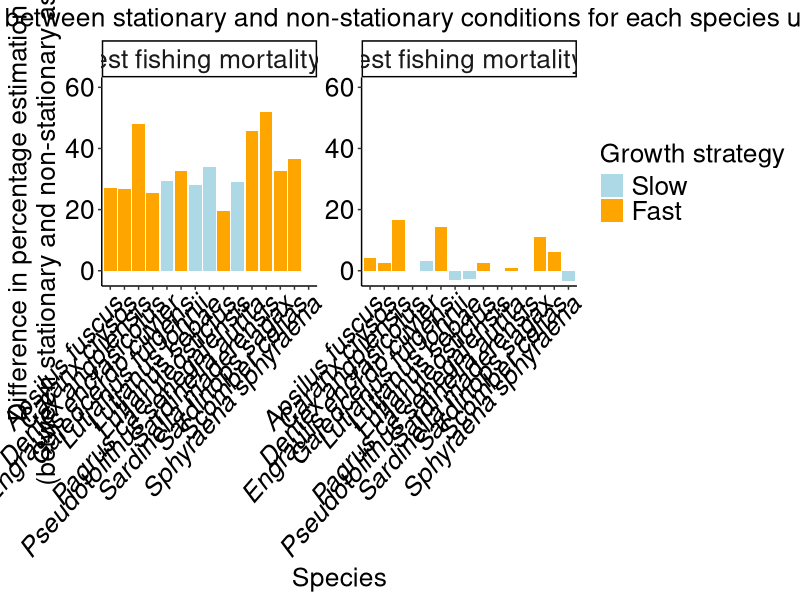

R code for this plot: (Note: this script raises an error after producing the figure.)
# Comparision of size indicators between static and dynamic conditions
# Created by : Richard Takyi (PhD Student, UTAS)

rm(list = ls())

# Load libraries
library(ggplot2)
library(tidyverse)
library(reshape2)
library(patchwork)
library(scales)

# Define reusable palette
# palette_name <- "RdBu"


# Set theme for output plots
theme_set(theme_classic())
theme_update(axis.text.x = element_text(colour = "black", size = 19, angle = 49, hjust = 1, vjust = 1, face = "italic"),
              axis.text.y = element_text(colour = "black", size = 19),
              axis.title.y.right = element_text(colour = "black", size = 19),
              axis.text.y.right = element_text(colour = "black", size = 19), 
              axis.title = element_text(size = 19),
              strip.text = element_text(size = 19),
                legend.text = element_text(size = 19),
                legend.title = element_text(size = 19),
              plot.title = element_text(size = 19, hjust = 0.5))

# Read in the data
# comparison <- read.csv("Parameters/comparison.csv")
comparison <- read.csv("Parameters/comparison_M_nonstationary.csv") 


# Ensure growth_strategy and species are treated as factors
comparison$growth_strategy <- as.factor(comparison$growth_strategy)
comparison$species <- as.factor(comparison$species)

# print(head(comparison))

n <- nrow(comparison)

#  Loop over comparison data
for (irow in 1:n) {
    # Extract the row
    row <- comparison[irow, ]
    
    # Extract the values
    growth_strategy <- row$growth_strategy
    species <- row$species
    
    # Print the values
    # print(paste("Growth Strategy:", growth_strategy))
    # print(paste("Species:", species))
    
    # Create a data frame for comparison
    comparison_df <- data.frame(species = species, 
                                 growth_strategy = growth_strategy,
                                 stationary_highest = row$stationary_highest,
                                 stationary_lowest = row$stationary_lowest,
                                 stationary_percentage_decline = row$stationary_percentage_decline,
                                 nonstationary_highest = row$nonstationary_highest,
                                 nonstationary_lowest = row$nonstationary_lowest,
                                 nonstationary_percentage_decline = row$nonstationary_percentage_decline,
                                 low_posit5 = row$low_posit5,
                                 low_negt5 = row$low_negt5,
                                 medium_posit5 = row$medium_posit5,
                                 medium_negt5 = row$medium_negt5,
                                 high_posit5 = row$high_posit5,
                                 high_negt5 = row$high_negt5,
                                 factor_chnge_stat_over_nonstat_hst_1 = row$factor_chnge_stat_over_nonstat_hst_1,
                                 factor_chnge_stat_over_nonstat_lst_1 = row$factor_chnge_stat_over_nonstat_lst_1,
                                 pfactor_chnge_nonstat_minus_stat_allover_stat_hst = row$pfactor_chnge_nonstat_minus_stat_allover_stat_hst,
                                 pfactor_chnge_nonstat_minus_stat_allover_stat_lst = row$pfactor_chnge_nonstat_minus_stat_allover_stat_lst,
                                 sp_opt_temp = row$sp_opt_temp)

    # Baseline values
    stationary_highest <- comparison$stationary_highest[irow]
    stationary_lowest <- comparison$stationary_lowest[irow]
    stationary_percentage_decline <- comparison$stationary_percentage_decline[irow]
    nonstationary_highest <- comparison$nonstationary_highest[irow]
    nonstationary_lowest <- comparison$nonstationary_lowest[irow]
    nonstationary_percentage_decline <- comparison$nonstationary_percentage_decline[irow]
    factor_chnge_stat_over_nonstat_hst_1 <- comparison$factor_chnge_stat_over_nonstat_hst_1[irow]
    factor_chnge_stat_over_nonstat_lst_1 <- comparison$factor_chnge_stat_over_nonstat_lst_1[irow]
    pfactor_chnge_nonstat_minus_stat_allover_stat_hst <- comparison$pfactor_chnge_nonstat_minus_stat_allover_stat_hst[irow]
    pfactor_chnge_nonstat_minus_stat_allover_stat_lst <- comparison$pfactor_chnge_nonstat_minus_stat_allover_stat_lst[irow]
    sp_opt_temp <- comparison$sp_opt_temp[irow]
    
}


# Plot a bar chart for factor changes in stationary vs non-stationary conditions with ggplot2
comparison_long <- comparison %>%
    mutate(
        growth_strategy = factor(growth_strategy, levels = c("Slow", "Fast"))
    ) %>%
    pivot_longer(
        cols = c(pfactor_chnge_nonstat_minus_stat_allover_stat_hst, pfactor_chnge_nonstat_minus_stat_allover_stat_lst),
        names_to = "metric",
        values_to = "value"
    ) %>%
    mutate(
        metric = recode(
            metric,
            # factor_chnge_stat_over_nonstat_hst_1 = "Lowest fishing mortality rate",
            # factor_chnge_stat_over_nonstat_lst_1 = "Highest fishing mortality rate"
            pfactor_chnge_nonstat_minus_stat_allover_stat_hst = "Lowest fishing mortality rate",
            pfactor_chnge_nonstat_minus_stat_allover_stat_lst = "Highest fishing mortality rate"
        ),
        metric = factor(metric, levels = c("Lowest fishing mortality rate", "Highest fishing mortality rate"))
    )

g10 <- ggplot() +
    # Bar plot
    geom_bar(
        data = comparison_long,
        aes(x = species, y = value, fill = growth_strategy),
        stat = "identity",
        position = "dodge"
    ) +
    facet_wrap(~ metric, scales = "free_y") +
    scale_fill_manual(
        name = "Growth strategy",
        values = c("Slow" = "lightblue", "Fast" = "orange")
    ) +
    scale_y_continuous(
        name = "Difference in percentage estimation bias \n (between stationary and non-stationary assessment)",
    ) +
    labs(
        title = "Estimation factor difference between stationary and non-stationary conditions for each species under changing M",
        x = "Species"
    ) +
    facet_wrap(
        ~ metric, 
        scales = "free_y",
        labeller = as_labeller(function(x) x)
    ) +
    # Set y-axis limit for "Lowest fishing mortality rate" facet
    ggplot2::geom_blank(data = comparison_long %>% filter(metric == "Lowest fishing mortality rate") %>% mutate(value = 10), 
                        aes(x = species, y = value))

# Set y-axis limit for the "Lowest fishing mortality rate" facet to 10
g10 <- g10 + 
    ggplot2::facet_wrap(
        ~ metric, 
        scales = "free_y",
        labeller = as_labeller(function(x) x)
    ) +
    scale_y_continuous(
                name = "Difference in percentage estimation bias \n (between stationary and non-stationary assessment)",
                limits = c(-5, 60),
                expand = expansion(mult = c(0, 0.05))
    ) +
    ggplot2::geom_blank(
        data = comparison_long %>% filter(metric == "Lowest fishing mortality rate") %>% mutate(value = 10),
        aes(x = species, y = value)
    )

g10


# # Save g10 plot to a file
ggsave(g10, filename = paste0("Shared/Outputs/comparison_factor_change_under_changing_M_", comparison, ".png"), width = 18, height = 12, units = "in", dpi = 300)



# # Plot a bar chart for the comparison with ggplot2
# # Reshape the data to long format for plotting multiple variables on y-axis
# # Combine stationary_highest/stationary_lowest and nonstationary_highest/nonstationary_lowest into two groups for plotting

# # # # Prepare data for bar plot (as before)
# comparison_long <- comparison %>%
#     mutate(
#         growth_strategy = factor(growth_strategy, levels = c("Slow", "Fast"))
#     ) %>%
#     pivot_longer(
#         cols = c(stationary_highest, stationary_lowest, nonstationary_highest, nonstationary_lowest),
#         names_to = "metric",
#         values_to = "value"
#     ) %>%
#     mutate(
#         group = case_when(
#             metric %in% c("stationary_highest", "stationary_lowest") ~ "Stationary conditions",
#             metric %in% c("nonstationary_highest", "nonstationary_lowest") ~ "Non-stationary conditions"
#         ),
#         metric = recode(
#             metric,
#             stationary_highest = "Highest",
#             stationary_lowest = "Lowest",
#             nonstationary_highest = "Highest",
#             nonstationary_lowest = "Lowest"
#         ),
#         group = factor(group, levels = c("Stationary conditions", "Non-stationary conditions")),
#         metric = factor(metric, levels = c("Highest", "Lowest"))
#     )

# g11 <- ggplot() +
#     # Bar plot
#     geom_bar(
#         data = comparison_long,
#         aes(x = species, y = value, fill = metric),
#         stat = "identity",
#         position = position_dodge(width = 0.8)
#     ) +
#     facet_wrap(~ group, scales = "free_y") +
#     scale_fill_manual(
#         name = "Indicator value",
#         values = c("Highest" = "brown", "Lowest" = "yellow")
#     ) +
#     scale_y_continuous(
#         name = "Length indicator"
#     ) +
#     labs(
#         title = "Highest and lowest length indicator values under lowest and highest fishing mortality rates \n, respectively, in both static and dynamic conditions at optimal temperature under changing M",
#         x = "Species"
#     )

# g11

# # # Save g11 plot to a file
# # ggsave(g11, filename = paste0("Shared/Outputs/comparison_", comparison, ".png"), width = 17, height = 9, units = "in", dpi = 600)


# # Plot a bar chart for the percentages of the comparison with ggplot2
# comparison_long <- comparison %>%
#     mutate(
#         growth_strategy = recode(
#             growth_strategy,
#             "Slow" = "Slow",
#             "Fast" = "Fast"
#         ),
#         # Set factor levels to ensure Slow comes before Fast
#         growth_strategy = factor(growth_strategy, levels = c("Slow", "Fast"))
#     ) %>%
#     pivot_longer(
#         cols = c(
#             stationary_percentage_decline, nonstationary_percentage_decline
#         ),
#         names_to = "metric",
#         values_to = "value"
#     ) %>%
#     mutate(
#         metric = recode(
#             metric,
#             stationary_percentage_decline = "Stationary conditions",
#             nonstationary_percentage_decline = "Non-stationary conditions"
#         ),
#         # Set factor levels to ensure stationary comes before non-stationary
#         metric = factor(
#             metric,
#             levels = c("Stationary conditions", "Non-stationary conditions")
#         )
#     )
# g12 <- ggplot(comparison_long,
#     aes(x = species, y = value, fill = growth_strategy)
# ) +
#     geom_bar(stat = "identity", position = "dodge") +
#     facet_wrap(~ metric, scales = "free_y") +
#     scale_fill_manual(
#         name = "Growth strategy",
#         values = c("Slow" = "lightblue", "Fast" = "orange")
#     ) +
#     labs(
#         title = "Percentage decline in length indicator values between lowest and highest \n fishing mortality rates under stationary and non-stationary conditions under changing M",
#         x = "Species",
#         y = "Percentage (%) decline in length indicator"
#     )

# g12

# Save g12 plot to a file
# ggsave(g12, filename = paste0("Shared/Outputs/comparison_percentage_", comparison, ".png"), width = 18, height = 9, units = "in", dpi = 600)


# # Save g11 and g12 plots to a file  
# # Combine g10 and g11 using patchwork and save as a single image
# ggsave(g11 / g12, filename = "Shared/Outputs/comparison_combined.png", width = 22, height = 22, units = "in", dpi = 600)



# Reshape data for plotting: combine posit5 and negt5 for each Fmort level, distinguish by temperature direction
comparison_long <- comparison %>%
    mutate(
        growth_strategy = factor(growth_strategy, levels = c("Slow", "Fast"))
    ) %>%
    pivot_longer(
        cols = c(
            low_posit5, low_negt5,
            medium_posit5, medium_negt5,
            high_posit5, high_negt5
        ),
        names_to = "metric",
        values_to = "value"
    ) %>%
    mutate(
        Fmort = case_when(
            grepl("^low_", metric) ~ "0.01",
            grepl("^medium_", metric) ~ "0.40",
            grepl("^high_", metric) ~ "1.77"
        ),
        Temp = case_when(
            grepl("posit5$", metric) ~ "+5°C",
            grepl("negt5$", metric) ~ "-5°C"
        ),
        Fmort = factor(Fmort, levels = c("0.01", "0.40", "1.77")),
        Temp = factor(Temp, levels = c("+5°C", "-5°C"))
    )

g13 <- ggplot(comparison_long,
    aes(x = species, y = value, fill = Temp, group = Temp)
) +
    geom_bar(stat = "identity", position = position_dodge(width = 0.8)) +
    facet_wrap(~ Fmort, scales = "free_y") +
    scale_fill_manual(
        name = "Temperature",
        values = c("+5°C" ="red", "-5°C" = "skyblue")
    ) +
    scale_y_continuous(
        limits = c(0, 0.35),
        expand = expansion(mult = c(0, 0.05))
    ) +
    labs(
        title = "Stationary vs non-stationary length-based indicator differences for each species at +5°C and -5°C",
        x = "Species",
        y = "Estimation bias \n (Stationary vs non-stationary length indicator)"
    ) 

g13

# # Save g13 plot to a file
ggsave(g13, filename = paste0("Shared/Outputs/comparison_low_medium_high_", comparison, ".png"), width = 18, height = 9, units = "in", dpi = 300)

# Prepare data for bar plot (as before)
# Prepare data for plotting highest and lowest values together for shared legend

# Combine highest and lowest into one long dataframe
comparison_hilo_long <- comparison %>%
    mutate(
        growth_strategy = factor(growth_strategy, levels = c("Slow", "Fast"))
    ) %>%
    pivot_longer(
        cols = c(stationary_highest, nonstationary_highest, stationary_lowest, nonstationary_lowest),
        names_to = "metric",
        values_to = "value"
    ) %>%
    mutate(
        condition = case_when(
            metric %in% c("stationary_highest", "stationary_lowest") ~ "Stationary",
            metric %in% c("nonstationary_highest", "nonstationary_lowest") ~ "Non-stationary"
        ),
        indicator = case_when(
            metric %in% c("stationary_highest", "nonstationary_highest") ~ "Highest values per species",
            metric %in% c("stationary_lowest", "nonstationary_lowest") ~ "Lowest values per species"
        ),
        condition = factor(condition, levels = c("Stationary", "Non-stationary")),
        indicator = factor(indicator, levels = c("Highest values per species", "Lowest values per species"))
    )

g14_combined <- ggplot(comparison_hilo_long,
    aes(x = species, y = value, fill = condition)
) +
    geom_bar(stat = "identity", position = position_dodge(width = 0.8)) +
    scale_fill_manual(
        name = "Condition",
        values = c("Stationary" = "brown", "Non-stationary" = "orange")
    ) +
    facet_wrap(~ indicator, scales = "free_y") +
    labs(
        title = "Highest and lowest length indicator values under stationary \n and non-stationary conditions at optimal temperature",
        x = "Species",
        y = "Length indicator"
    ) +
    facet_wrap(~ indicator, scales = "free_y") +
    scale_y_continuous(
        limits = c(0, 1.6),
        expand = expansion(mult = c(0, 0.05))
    )

g14_combined


# # Plot a grouped bar chart showing both stationary and non-stationary percentage declines side by side for each species

comparison_long <- comparison %>%
    mutate(
        growth_strategy = factor(growth_strategy, levels = c("Slow", "Fast"))
    ) %>%
    pivot_longer(
        cols = c(stationary_percentage_decline, nonstationary_percentage_decline),
        names_to = "Condition",
        values_to = "Percentage_Decline"
    ) %>%
    mutate(
        Condition = recode(
            Condition,
            stationary_percentage_decline = "Stationary",
            nonstationary_percentage_decline = "Non-stationary"
        ),
        Condition = factor(Condition, levels = c("Stationary", "Non-stationary"))
    )

g15 <- ggplot(comparison_long,
    aes(x = species, y = Percentage_Decline, fill = Condition)
) +
    geom_bar(stat = "identity", position = position_dodge(width = 0.8)) +
    scale_fill_manual(
        name = "Condition",
        values = c("Stationary" = "brown", "Non-stationary" = "orange")
    ) +
        scale_y_continuous(
            limits = c(0, 80),
            expand = expansion(mult = c(0, 0.05))
        ) +
        labs(
        title = "Percentage decline in length indicator values between lowest \n and highest fishing mortality rates under changing M",
        x = "Species",
        y = "Percentage (%) decline in length indicator"
    )

g15

# # # Save g15 plot to a file
ggsave(g14_combined + g15, filename = paste0("Shared/Outputs/comparison_percentage_under_changing_M_", comparison, ".png"), width = 26, height = 12, units = "in", dpi = 300)

# # ## Changes in indicators with temperature and fishing mortality
